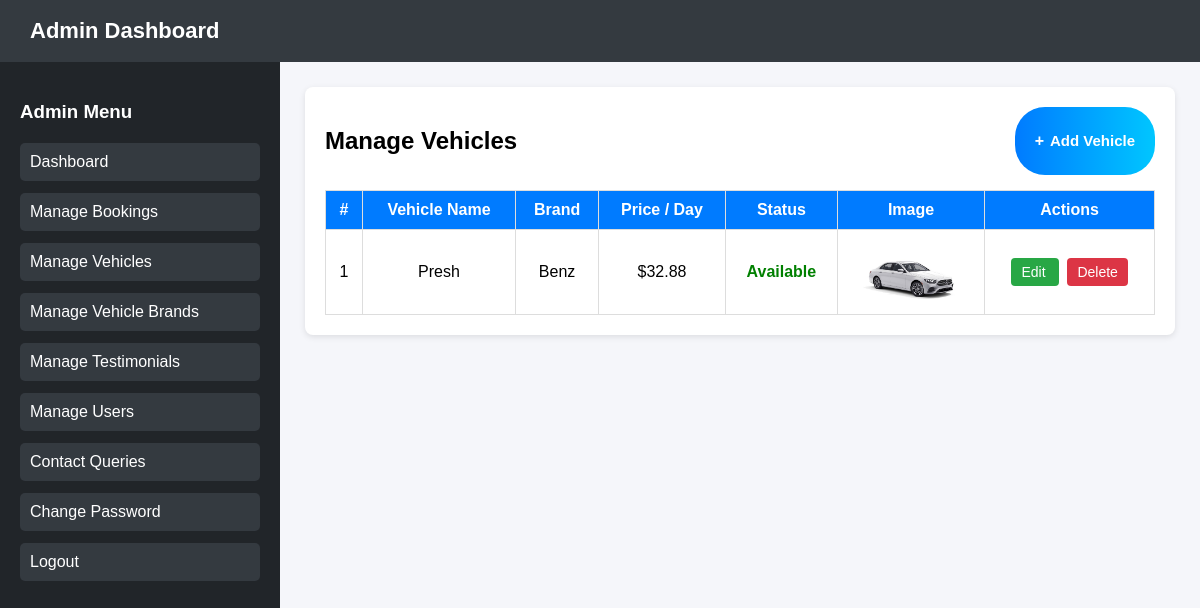
/dashboard/manage-vehicles/ (signed in), run on an earlier commit of the app's database.
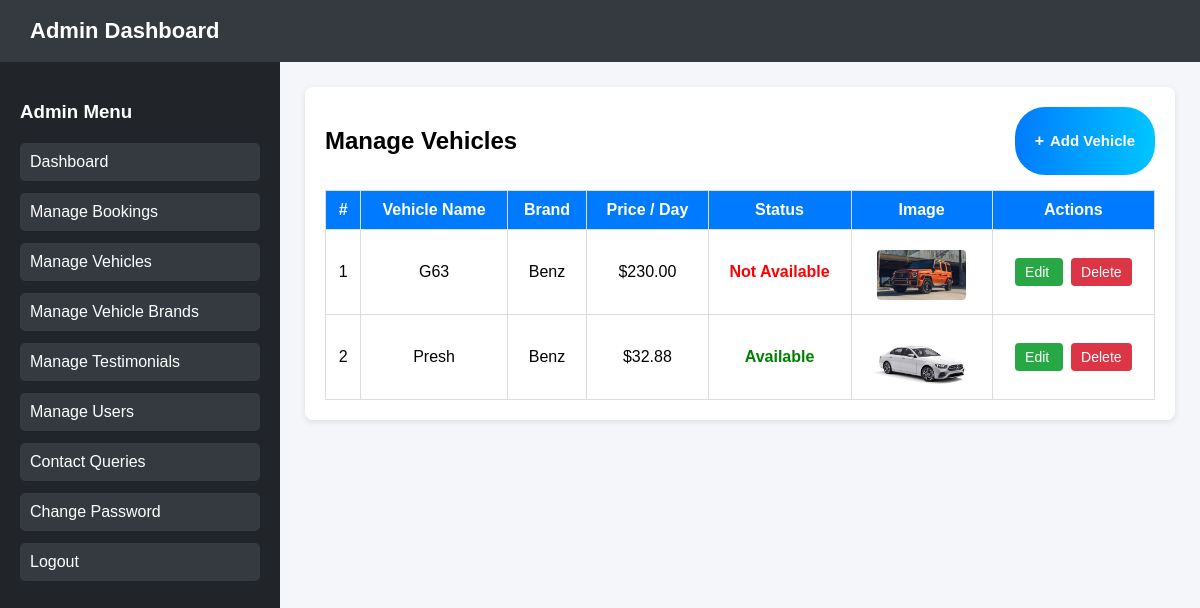
And on a later commit of the database.
### core/models.py (models this page shows, shortened)
class Vehicle(models.Model):
    brand = models.ForeignKey(VehicleBrand, on_delete=models.CASCADE, related_name='vehicles')
    name = models.CharField(max_length=100)
    description = models.TextField(blank=True, null=True)
    daily_rent = models.DecimalField(max_digits=10, decimal_places=2)
    image = models.ImageField(upload_to='vehicles/', blank=True, null=True)
    available = models.BooleanField(default=True)
    created_at = models.DateTimeField(auto_now_add=True)

class VehicleBrand(models.Model):
    name = models.CharField(max_length=100, unique=True)
    description = models.TextField(blank=True, null=True)

### core/views.py (the view)
# urls.py: path('dashboard/manage-vehicles/', views.admin_manage_vehicles, name='admin_manage_vehicles'),
@admin_required
def admin_manage_vehicles(request):
    vehicles = Vehicle.objects.all().order_by('-created_at')
    brands = VehicleBrand.objects.all()
    return render(request, 'admin_manage_vehicles.html', {
        'vehicles': vehicles,
        'brands': brands
    })

### core/views.py (called while the page is built)
def admin_required(view_func):
    return user_passes_test(lambda u: u.is_staff, login_url='login')(view_func)

### core/templates/admin_manage_vehicles.html (shortened to what this page needs)
{% load static %}
<!DOCTYPE html>
<html lang="en">
<head>
    <link rel="stylesheet" href="{% static 'core/style.css' %}">
</head>
<body>
<header>Admin Dashboard</header>
<div class="container">
    <nav>
        <h3>Admin Menu</h3>
        <a href="{% url 'admin_dashboard' %}">Dashboard</a>
        <a href="{% url 'admin_manage_bookings' %}">Manage Bookings</a>
        <a href="{% url 'admin_manage_vehicles' %}">Manage Vehicles</a>
        <a href="{% url 'admin_manage_brands' %}">Manage Vehicle Brands</a>
        <a href="{% url 'admin_manage_testimonials' %}">Manage Testimonials</a>
        <a href="{% url 'admin_manage_users' %}">Manage Users</a>
        <a href="{% url 'admin_queries' %}">Contact Queries</a>
        <a href="{% url 'admin_change_password' %}">Change Password</a>
        <a href="{% url 'logout' %}">Logout</a>
    </nav>
    <main>
        <div class="section">
            <div class="top-bar">
                <h2>Manage Vehicles</h2>
                <a href="javascript:void(0);" class="btn btn-add-vehicle btn-open-modal">
                    <span style="font-weight:bold; font-size:16px; margin-right:6px;">+</span> Add Vehicle
                </a>
            </div>
        {% if vehicles %}
        <table>
            <tr>
                <th>#</th>
                <th>Vehicle Name</th>
                <th>Brand</th>
                <th>Price / Day</th>
                <th>Status</th>
                <th>Image</th>
                <th>Actions</th>
            </tr>
            {% for v in vehicles %}
            <tr>
                <td>{{ forloop.counter }}</td>
                <td>{{ v.name }}</td>
                <td>{{ v.brand.name }}</td>
                <td>${{ v.daily_rent }}</td>
                <td>
                    {% if v.available %}
                        <span style="color:green; font-weight:bold;">Available</span>
                    {% else %}
                        <span style="color:red; font-weight:bold;">Not Available</span>
                    {% endif %}
                </td>
                <td>
                    {% if v.image %}
                        <img src="{{ v.image.url }}" alt="{{ v.name }}" style="height:50px; border-radius:4px;">
                    {% else %}
                        No Image
                    {% endif %}
                </td>
                <td>
                     <a href="javascript:void(0);" class="btn btn-edit btn-open-edit-modal"
                        data-id="{{ v.id }}"
                        data-name="{{ v.name }}"
                        data-brand="{{ v.brand.id }}"
                        data-description="{{ v.description }}"
                        data-daily_rent="{{ v.daily_rent }}"
                        data-available="{{ v.available }}"
                        data-image-url="{% if v.image %}{{ v.image.url }}{% endif %}">
                        Edit
                    </a>
                     <a href="javascript:void(0);" class="btn btn-delete btn-open-delete-modal"
                        data-id="{{ v.id }}">
                        Delete
                    </a>
                </td>
            </tr>
            {% endfor %}
        </table>
        {% else %}
        <p>No vehicles added yet.</p>
        {% endif %}
        </div>
    </main>
</div>
</body>
</html>

What changed in the data, as far as the page shows it:
added Vehicle: name "G63", brand.name "Benz", daily_rent "230.00", available "Not Available", image (picture)
